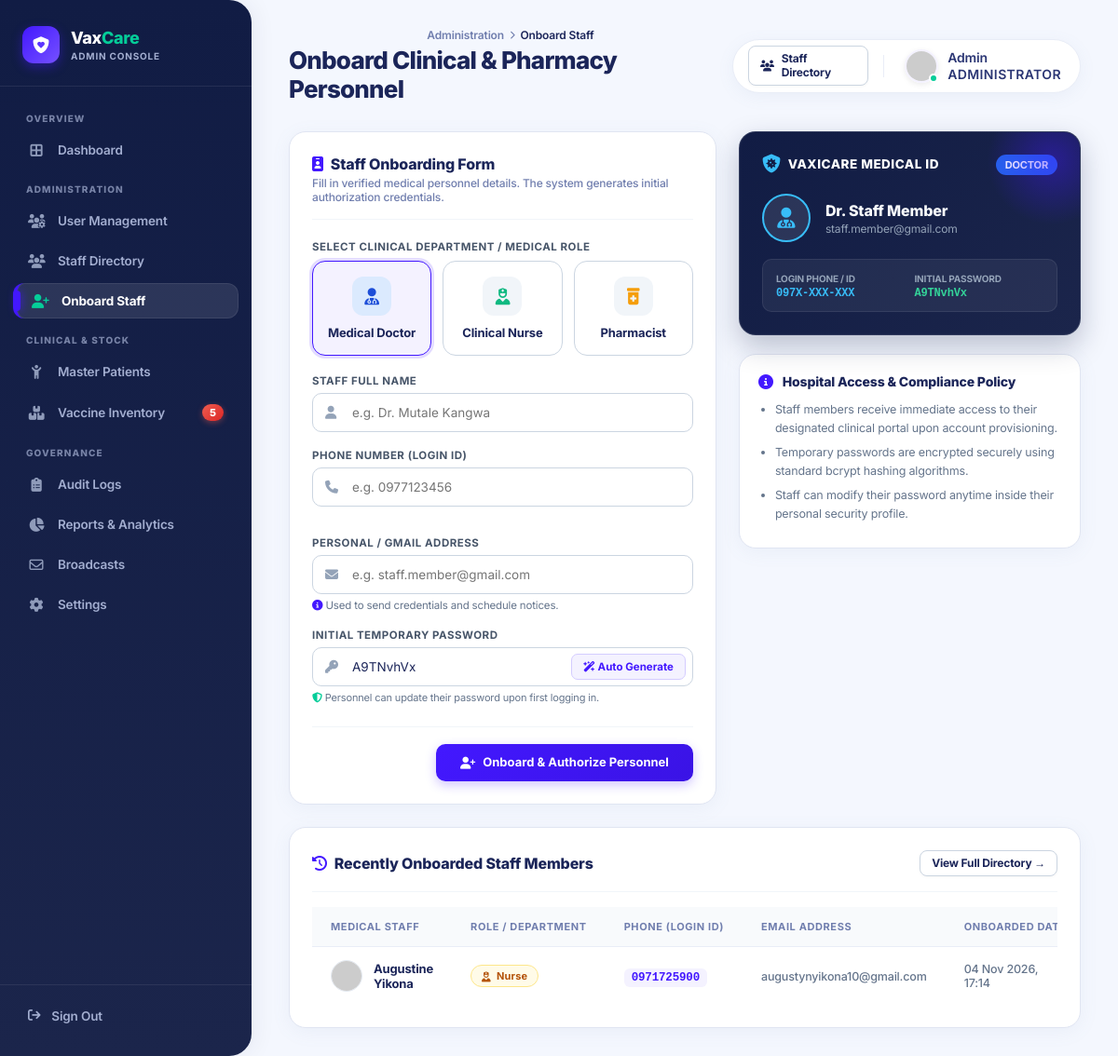
The app's page /SchoolProject2/admin/add_staff.php (signed in) with its own data.
### tables this page shows
CREATE TABLE `users` (
  `id` int(11) NOT NULL AUTO_INCREMENT,
  `name` varchar(100) NOT NULL,
  `phone` varchar(20) NOT NULL,
  `email` varchar(150) DEFAULT NULL,
  `password_hash` varchar(255) NOT NULL,
  `role` enum('guardian','nurse','pharmacist','pharmacy','doctor','admin') DEFAULT 'guardian',
  `profile_pic` varchar(255) DEFAULT NULL,
  `is_on_duty` tinyint(1) DEFAULT 1,
  `created_at` timestamp NOT NULL DEFAULT current_timestamp(),
  PRIMARY KEY (`id`),
  UNIQUE KEY `phone` (`phone`)
);

### SchoolProject2/admin/add_staff.php (the view, shortened to what the rows shown need)
<?php
include '../config/db.php';
$recent_staff = $pdo->query("
    SELECT id, name, phone, email, role, is_on_duty, created_at
    FROM users
    WHERE role IN ('doctor', 'nurse', 'pharmacy')
    ORDER BY created_at DESC
    LIMIT 6
")->fetchAll(PDO::FETCH_ASSOC);
?>
<!DOCTYPE html>
<html lang="en">
<head>
    <link rel="stylesheet" href="https://cdnjs.cloudflare.com/ajax/libs/font-awesome/6.4.0/css/all.min.css">
    <link rel="stylesheet" href="../css/mar_tech.css">
    <link rel="stylesheet" href="../css/admin_theme.css">
</head>
<body class="app-body">
    <main class="app-main">
        <header class="app-topbar">
            <div style="display:flex; align-items:center;">
                <div class="topbar-left">
                    <h1>Onboard Clinical &amp; Pharmacy Personnel</h1>
                </div>
            </div>
        </header>
        <div class="mar-card" style="box-shadow: 0 4px 20px rgba(112, 144, 176, 0.08); border: 1px solid #e0e5f2; border-radius: 18px; padding: 24px;">
            <div class="table-responsive">
                <table class="mar-table">
                    <thead>
                        <tr>
                            <th>Medical Staff</th>
                            <th>Role / Department</th>
                            <th>Phone (Login ID)</th>
                            <th>Email Address</th>
                            <th>Onboarded Date</th>
                        </tr>
                    </thead>
                    <tbody>
                        <?php if(empty($recent_staff)): ?>
                            <tr><td colspan="6" style="text-align:center; padding:24px; color:#64748b;">No staff members provisioned recently.</td></tr>
                        <?php else: ?>
                            <?php foreach($recent_staff as $st): ?>
                                <tr>
                                    <td>
                                        <div style="display:flex; align-items:center; gap:12px; font-weight:700;">
                                            <img src="https://ui-avatars.com/api/?name=<?= urlencode($st['name']) ?>&background=111c44&color=fff&size=64" style="width:34px; height:34px; border-radius:50%; border:1px solid #e2e8f0;">
                                            <span><?= htmlspecialchars($st['name']) ?></span>
                                        </div>
                                    </td>
                                    <td>
                                        <?php if($st['role'] === 'doctor'): ?>
                                            <span class="role-pill role-doctor"><i class="fa-solid fa-user-doctor"></i> Doctor</span>
                                        <?php elseif($st['role'] === 'nurse'): ?>
                                            <span class="role-pill role-nurse"><i class="fa-solid fa-user-nurse"></i> Nurse</span>
                                        <?php else: ?>
                                            <span class="role-pill role-pharmacy"><i class="fa-solid fa-pills"></i> Pharmacist</span>
                                        <?php endif; ?>
                                    </td>
                                    <td>
                                        <span style="font-family:monospace; font-weight:700; color:var(--adm-blue); background:#f4f2ff; padding:3px 8px; border-radius:6px; font-size:12.5px;">
                                            <?= htmlspecialchars($st['phone']) ?>
                                        </span>
                                    </td>
                                    <td style="color:#64748b; font-size:12.5px;"><?= htmlspecialchars($st['email'] ?? '—') ?></td>
                                    <td style="font-size:12.5px; color:#64748b;"><?= date('d M Y, H:i', strtotime($st['created_at'])) ?></td>
                                </tr>
                            <?php endforeach; ?>
                        <?php endif; ?>
                    </tbody>
                </table>
            </div>
        </div>
    </main>
</body>
</html>

### records on screen
users: name "Augustine Yikona", role "nurse" (drawn), phone "0971725900", email "augustynyikona10@gmail.com", created_at "04 Nov 2026, 17:14"

### other values on screen
$low_stock_count "5"
explode(' ', $admin_name)[0] "Admin"
